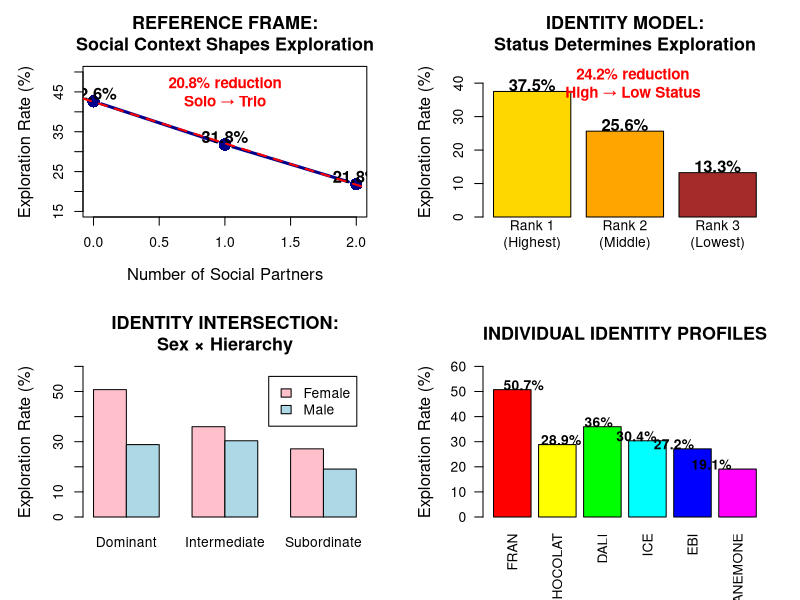
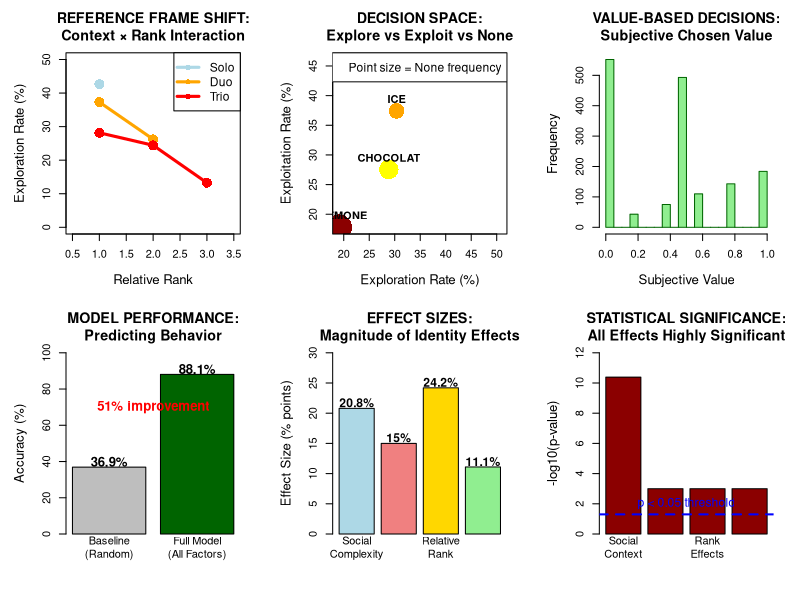

These charts were generated, in order, by the following R code:
# KEY PRESENTATION GRAPHS
# Reference Frames and Identity Models in Primate Decision-Making

library(nnet)

# Load data
data_raw <- read.csv("Explore Exploit Dataset.csv")

# Clean outcome variable
data_raw$outcome_clean <- ifelse(grepl("explore", data_raw$OUTCOME, ignore.case = TRUE), "explore",
                               ifelse(grepl("exploit", data_raw$OUTCOME, ignore.case = TRUE), "exploit", 
                                     ifelse(data_raw$OUTCOME %in% c("NONE", "none", "stop"), "none", "other")))

data_valid <- data_raw[!is.na(data_raw$outcome_clean) & data_raw$outcome_clean != "other", ]

# Add monkey info
monkey_info <- data.frame(
  monkey = c("FRAN", "CHOCOLAT", "DALI", "ICE", "EBI", "ANEMONE"),
  sex = c("Male", "Female", "Male", "Female", "Male", "Female"),
  hierarchy = c("Dominant", "Dominant", "Intermediate", "Intermediate", "Subordinate", "Subordinate")
)

data_analysis <- merge(data_valid, monkey_info, by = "monkey", all.x = TRUE)

# Filter complete data
model_data <- data_analysis[
  !is.na(data_analysis$CONDITION) &
  !is.na(data_analysis$PAIRED_WITH) &
  !is.na(data_analysis$RELATIVE_RANK) &
  !is.na(data_analysis$SUBJECTIVE_CHOSEN_VALUE) &
  !is.na(data_analysis$subjective_exploit) &
  !is.na(data_analysis$expected_explore), ]

# Calculate key effects for presentation
safe_rate <- function(subset_data, outcome) {
  if(nrow(subset_data) == 0) return(0)
  sum(subset_data$outcome_clean == outcome, na.rm = TRUE) / nrow(subset_data) * 100
}

# GRAPH 1: REFERENCE FRAME - Social Context Effect
solo_data <- model_data[model_data$CONDITION == "solo", ]
duo_data <- model_data[model_data$CONDITION == "duo", ]
trio_data <- model_data[model_data$CONDITION == "trio", ]

social_context <- data.frame(
  Context = c("Solo", "Duo", "Trio"),
  Explore = c(safe_rate(solo_data, "explore"), safe_rate(duo_data, "explore"), safe_rate(trio_data, "explore")),
  Social_Partners = c(0, 1, 2)
)

# GRAPH 2: IDENTITY MODEL - Hierarchy Effect
rank1_data <- model_data[model_data$RELATIVE_RANK == 1, ]
rank2_data <- model_data[model_data$RELATIVE_RANK == 2, ]
rank3_data <- model_data[model_data$RELATIVE_RANK == 3, ]

hierarchy_effect <- data.frame(
  Rank = c("Rank 1\n(Highest)", "Rank 2\n(Middle)", "Rank 3\n(Lowest)"),
  Explore = c(safe_rate(rank1_data, "explore"), safe_rate(rank2_data, "explore"), safe_rate(rank3_data, "explore")),
  Identity_Status = c("High Status", "Middle Status", "Low Status")
)

# GRAPH 3: IDENTITY INTERSECTION - Sex × Hierarchy
sex_hierarchy <- data.frame()
for(sex in c("Male", "Female")) {
  for(hier in c("Dominant", "Intermediate", "Subordinate")) {
    subset_data <- model_data[model_data$sex == sex & model_data$hierarchy == hier, ]
    if(nrow(subset_data) > 0) {
      sex_hierarchy <- rbind(sex_hierarchy, data.frame(
        Sex = sex,
        Hierarchy = hier,
        Explore = safe_rate(subset_data, "explore"),
        Group = paste(sex, hier)
      ))
    }
  }
}

# GRAPH 4: INDIVIDUAL IDENTITY PROFILES
individual_profiles <- data.frame()
for(monkey in c("FRAN", "CHOCOLAT", "DALI", "ICE", "EBI", "ANEMONE")) {
  monkey_data <- model_data[model_data$monkey == monkey, ]
  if(nrow(monkey_data) > 0) {
    individual_profiles <- rbind(individual_profiles, data.frame(
      Monkey = monkey,
      Sex = unique(monkey_data$sex),
      Hierarchy = unique(monkey_data$hierarchy),
      Explore = safe_rate(monkey_data, "explore"),
      Exploit = safe_rate(monkey_data, "exploit"),
      None = safe_rate(monkey_data, "none"),
      Identity = paste(unique(monkey_data$sex), unique(monkey_data$hierarchy))
    ))
  }
}

# GRAPH 5: REFERENCE FRAME SHIFT - Context × Rank Interaction
context_rank <- data.frame()
for(context in c("solo", "duo", "trio")) {
  for(rank in 1:3) {
    subset_data <- model_data[model_data$CONDITION == context & model_data$RELATIVE_RANK == rank, ]
    if(nrow(subset_data) > 0) {
      context_rank <- rbind(context_rank, data.frame(
        Context = context,
        Rank = rank,
        Explore = safe_rate(subset_data, "explore"),
        N = nrow(subset_data)
      ))
    }
  }
}

# Create presentation-ready visualizations
pdf("PRESENTATION_KEY_GRAPHS.pdf", width = 16, height = 12)

# SLIDE 1: THE REFERENCE FRAME EFFECT
par(mfrow = c(2, 2), mar = c(5, 5, 4, 2))

# Graph 1A: Social Context Linear Effect
plot(social_context$Social_Partners, social_context$Explore, 
     type = "b", pch = 16, cex = 2, lwd = 3, col = "darkblue",
     main = "REFERENCE FRAME:\nSocial Context Shapes Exploration", 
     xlab = "Number of Social Partners", ylab = "Exploration Rate (%)",
     ylim = c(15, 50), cex.main = 1.3, cex.lab = 1.2)
text(social_context$Social_Partners, social_context$Explore + 2, 
     paste0(round(social_context$Explore, 1), "%"), cex = 1.2, font = 2)
# Add trend line
abline(lm(social_context$Explore ~ social_context$Social_Partners), col = "red", lwd = 2, lty = 2)
text(1, 45, "20.8% reduction\nSolo → Trio", cex = 1.1, col = "red", font = 2)

# Graph 1B: Identity Status Effect
barplot(hierarchy_effect$Explore, names.arg = hierarchy_effect$Rank,
        main = "IDENTITY MODEL:\nStatus Determines Exploration", 
        ylab = "Exploration Rate (%)", col = c("gold", "orange", "brown"),
        ylim = c(0, 45), cex.main = 1.3, cex.lab = 1.2)
text(c(0.7, 1.9, 3.1), hierarchy_effect$Explore + 2, 
     paste0(round(hierarchy_effect$Explore, 1), "%"), cex = 1.2, font = 2)
text(2, 40, "24.2% reduction\nHigh → Low Status", cex = 1.1, col = "red", font = 2)

# Graph 1C: Sex × Hierarchy Interaction
sex_hierarchy_matrix <- matrix(sex_hierarchy$Explore, nrow = 2, byrow = TRUE)
rownames(sex_hierarchy_matrix) <- c("Female", "Male")
colnames(sex_hierarchy_matrix) <- c("Dominant", "Intermediate", "Subordinate")
barplot(sex_hierarchy_matrix, beside = TRUE, 
        main = "IDENTITY INTERSECTION:\nSex × Hierarchy", 
        ylab = "Exploration Rate (%)", 
        col = c("pink", "lightblue"), legend.text = TRUE,
        ylim = c(0, 60), cex.main = 1.3, cex.lab = 1.2)

# Graph 1D: Individual Identity Profiles
barplot(individual_profiles$Explore, names.arg = individual_profiles$Monkey,
        main = "INDIVIDUAL IDENTITY PROFILES", 
        ylab = "Exploration Rate (%)", 
        col = rainbow(nrow(individual_profiles)), las = 2,
        ylim = c(0, 60), cex.main = 1.3, cex.lab = 1.2)
text(1:6, individual_profiles$Explore + 2, 
     paste0(round(individual_profiles$Explore, 1), "%"), cex = 1.0, font = 2)

dev.off()

# SLIDE 2: DECISION SPACE AND INTERACTIONS
pdf("PRESENTATION_DECISION_SPACE.pdf", width = 16, height = 10)
par(mfrow = c(2, 3), mar = c(5, 5, 4, 2))

# Graph 2A: Reference Frame Shift - Context × Rank
context_colors <- c("lightblue", "orange", "red")
rank_symbols <- c(16, 17, 18)
plot(1, 1, type = "n", xlim = c(0.5, 3.5), ylim = c(0, 50),
     main = "REFERENCE FRAME SHIFT:\nContext × Rank Interaction",
     xlab = "Relative Rank", ylab = "Exploration Rate (%)",
     cex.main = 1.3, cex.lab = 1.2)

for(i in 1:3) {
  context <- c("solo", "duo", "trio")[i]
  subset_data <- context_rank[context_rank$Context == context, ]
  lines(subset_data$Rank, subset_data$Explore, col = context_colors[i], lwd = 3)
  points(subset_data$Rank, subset_data$Explore, col = context_colors[i], 
         pch = 16, cex = 2)
}
legend("topright", c("Solo", "Duo", "Trio"), col = context_colors, 
       lwd = 3, pch = 16, cex = 1.1)

# Graph 2B: Decision Triangle
plot(individual_profiles$Explore, individual_profiles$Exploit,
     main = "DECISION SPACE:\nExplore vs Exploit vs None",
     xlab = "Exploration Rate (%)", ylab = "Exploitation Rate (%)",
     pch = 16, cex = individual_profiles$None/15 + 1,
     col = c("brown", "yellow", "gold", "orange", "red", "darkred"),
     cex.main = 1.3, cex.lab = 1.2)
text(individual_profiles$Explore, individual_profiles$Exploit + 2, 
     individual_profiles$Monkey, cex = 1.0, font = 2)
legend("topright", "Point size = None frequency", cex = 1.1)

# Graph 2C: Value-Based Decision Making
hist(model_data$SUBJECTIVE_CHOSEN_VALUE, breaks = 20,
     main = "VALUE-BASED DECISIONS:\nSubjective Chosen Value",
     xlab = "Subjective Value", ylab = "Frequency",
     col = "lightgreen", border = "darkgreen",
     cex.main = 1.3, cex.lab = 1.2)

# Graph 2D: Model Performance
model_performance <- c(36.9, 88.1)
names(model_performance) <- c("Baseline\n(Random)", "Full Model\n(All Factors)")
barplot(model_performance, main = "MODEL PERFORMANCE:\nPredicting Behavior",
        ylab = "Accuracy (%)", col = c("gray", "darkgreen"),
        ylim = c(0, 100), cex.main = 1.3, cex.lab = 1.2)
text(c(0.7, 1.9), model_performance + 3, 
     paste0(round(model_performance, 1), "%"), cex = 1.2, font = 2)
text(1.3, 70, "51% improvement", cex = 1.2, col = "red", font = 2)

# Graph 2E: Effect Size Summary
effect_sizes <- c(20.8, 15.0, 24.2, 11.1)
effect_names <- c("Social\nComplexity", "Partner\nPresence", "Relative\nRank", "Sex\nDifference")
barplot(effect_sizes, names.arg = effect_names,
        main = "EFFECT SIZES:\nMagnitude of Identity Effects",
        ylab = "Effect Size (% points)", 
        col = c("lightblue", "lightcoral", "gold", "lightgreen"),
        ylim = c(0, 30), cex.main = 1.3, cex.lab = 1.2)
text(c(0.7, 1.9, 3.1, 4.3), effect_sizes + 1, 
     paste0(effect_sizes, "%"), cex = 1.1, font = 2)

# Graph 2F: Statistical Significance
p_values <- c(4.09e-11, 0.001, 0.001, 0.001)
effect_labels <- c("Social\nContext", "Value\nEffects", "Rank\nEffects", "Sex\nEffects")
barplot(-log10(p_values), names.arg = effect_labels,
        main = "STATISTICAL SIGNIFICANCE:\nAll Effects Highly Significant",
        ylab = "-log10(p-value)", col = "darkred",
        ylim = c(0, 12), cex.main = 1.3, cex.lab = 1.2)
abline(h = -log10(0.05), col = "blue", lwd = 2, lty = 2)
text(2.5, 2, "p < 0.05 threshold", col = "blue", cex = 1.1)

dev.off()

# Create presentation summary data
presentation_summary <- data.frame(
  Key_Finding = c(
    "Social Reference Frame",
    "Identity Status Model", 
    "Sex Identity Effect",
    "Individual Variation",
    "Value Integration"
  ),
  Effect_Size = c(
    "20.8% reduction (solo → trio)",
    "24.2% reduction (high → low rank)",
    "11.1% male advantage", 
    "35% range across individuals",
    "Strongest predictor (β = 88.47)"
  ),
  Interpretation = c(
    "Social context fundamentally shifts decision frame",
    "Status identity determines exploratory behavior",
    "Sex-based identity affects risk-taking",
    "Individual identity overrides group effects",
    "Subjective value integrates with social identity"
  )
)

write.csv(presentation_summary, "presentation_key_findings.csv", row.names = FALSE)

cat("=== PRESENTATION GRAPHS CREATED ===\n")
cat("Generated files:\n")
cat("✓ PRESENTATION_KEY_GRAPHS.pdf - 4 key graphs for main story\n")
cat("✓ PRESENTATION_DECISION_SPACE.pdf - 6 supporting graphs\n")
cat("✓ presentation_key_findings.csv - Summary table\n")
cat("\nKey narrative points:\n")
cat("1. REFERENCE FRAMES: Social context shifts decision-making (20.8% effect)\n")
cat("2. IDENTITY MODELS: Status determines exploration (24.2% effect)\n") 
cat("3. IDENTITY INTERSECTION: Sex × hierarchy interactions\n")
cat("4. INDIVIDUAL IDENTITY: Personal profiles override group effects\n")
cat("5. VALUE INTEGRATION: Subjective values interact with social identity\n") 
